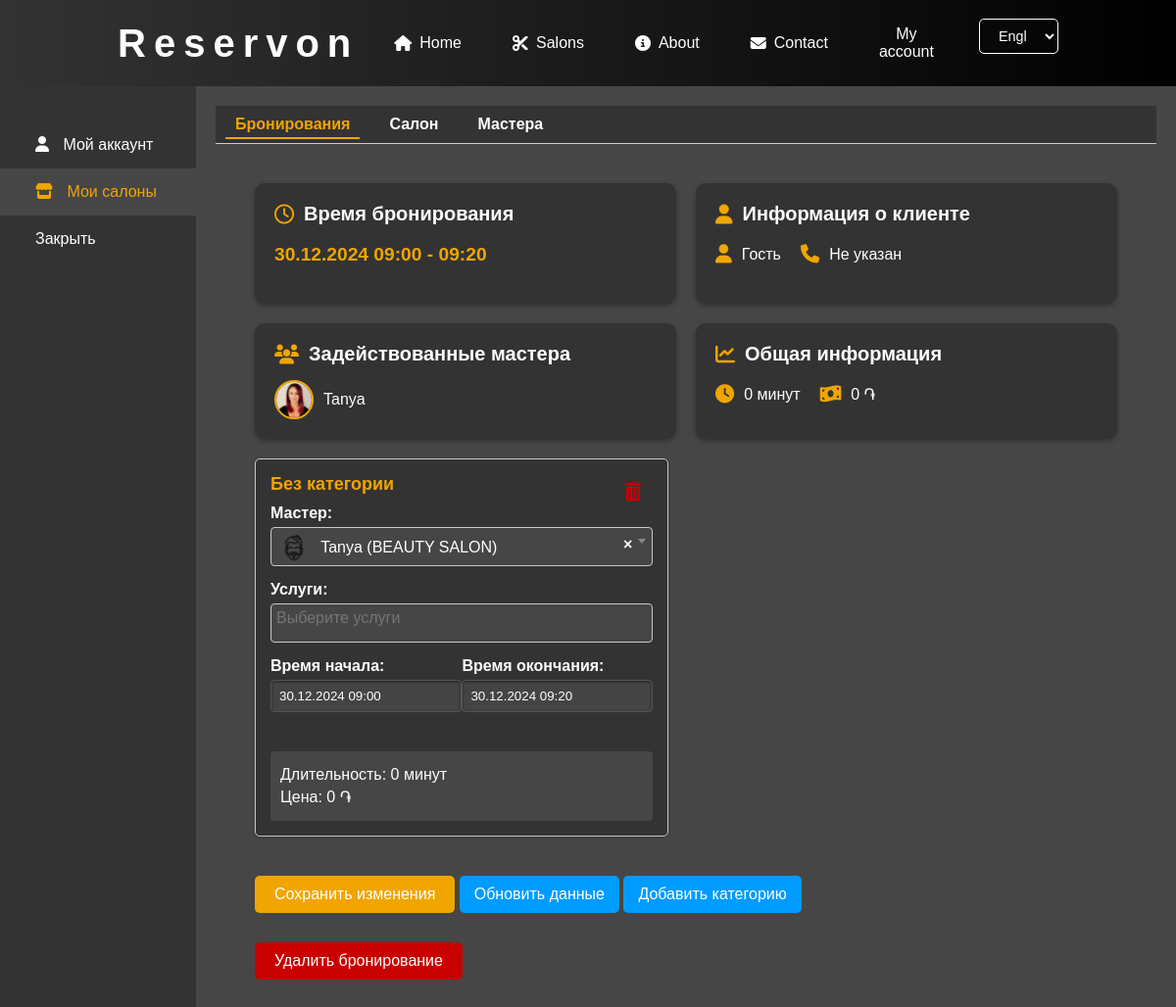
Screenshot of /user-account/bookings/edit/155/ (signed in) with the database file from the repository.
### salons/models.py (models this page shows, shortened)
class Appointment(models.Model):
    salon = models.ForeignKey(Salon, on_delete=models.CASCADE)
    user = models.ForeignKey(User, on_delete=models.CASCADE, null=True, blank=True)
    start_datetime = models.DateTimeField()
    end_datetime = models.DateTimeField(null=True, blank=True)
    barbers = models.ManyToManyField(
        Barber,
        through='AppointmentBarberService',
        related_name='appointments'
    )

class Barber(models.Model):
    salon = models.ForeignKey(Salon, on_delete=models.CASCADE, related_name='barbers')
    user = models.OneToOneField(User, on_delete=models.SET_NULL, null=True, blank=True)
    name = models.CharField(max_length=100)
    avatar = models.ImageField(upload_to='salons/barbers', blank=True, null=True)
    description = models.TextField(blank=True, null=True)
    categories = models.ManyToManyField(ServiceCategory, related_name='barbers')  # Add this line
    def __str__(self):
        return f"{self.name} ({self.salon.name})"
    def get_avatar_url(self):
        if self.avatar and self.avatar.url:
            return self.avatar.url
        return '/static/salons/img/default-avatar.png'

### user_account/views.py (the view)
# urls.py: path('bookings/edit/<int:booking_id>/', views.edit_booking, name='edit_booking'),
@login_required
def edit_booking(request, booking_id):
    user = request.user
    appointment = get_object_or_404(
        Appointment.objects.select_related('user__main_profile').prefetch_related('barbers', 'barber_services'),
        id=booking_id,
        salon__in=user.administered_salons.all()
    )
    salon = appointment.salon
    if appointment.user:
        customer_name = appointment.user.get_full_name() or 'Гость'
    else:
        customer_name = 'Гость'
    if appointment.user and hasattr(appointment.user, 'main_profile'):
        customer_phone = appointment.user.main_profile.phone_number or 'Не указан'
    else:
        customer_phone = 'Не указан'
    if request.method == 'POST':
        formset = AppointmentBarberServiceFormSet(request.POST, instance=appointment)
        if formset.is_valid():
            with transaction.atomic():
                formset.instance = appointment  # Устанавливаем связь формсета с appointment
                instances = formset.save(commit=False)
                for obj in formset.deleted_objects:
                    obj.delete()
                for instance in instances:
                    instance.appointment = appointment
                    instance.save()
                formset.save_m2m()
                appointment.start_datetime = appointment.barber_services.aggregate(models.Min('start_datetime'))['start_datetime__min']
                appointment.end_datetime = appointment.barber_services.aggregate(models.Max('end_datetime'))['end_datetime__max']
                appointment.save(update_fields=['start_datetime', 'end_datetime'])
                messages.success(request, 'Бронирование успешно обновлено.')
                return redirect('user_account:manage_bookings')
        else:
            messages.error(request, 'Пожалуйста, исправьте ошибки ниже.')
    else:
        formset = AppointmentBarberServiceFormSet(instance=appointment)
    category_forms = []
    total_duration = 0
    total_price = 0
    for form_instance in formset.forms:
        barber_service = form_instance.instance
        if barber_service.pk:
            services = barber_service.services.all()
        else:
            service_ids = form_instance['services'].value()
            services = Service.objects.filter(id__in=service_ids)
        total_duration_category = sum(service.duration.total_seconds() / 60 for service in services)
        total_price_category = sum(service.price for service in services)
        total_duration += total_duration_category
        total_price += total_price_category
        categories = set(service.category.name for service in services if service.category)
        category_name = ', '.join(categories) if categories else 'Без категории'
        category_forms.append({
            'form': form_instance,
            'duration': total_duration_category,
            'price': total_price_category,
            'category_name': category_name,
        })
    category_count = len(category_forms)
    context = {
        'formset': formset,
        'appointment': appointment,
        'total_duration': total_duration,
        'total_price': total_price,
        'category_count': category_count,
        'customer_name': customer_name,
        'customer_phone': customer_phone,
        'category_forms': category_forms,
        'active_menu': 'bookings',
        'active_sidebar': 'salons',
        'LANGUAGE_CODE': request.LANGUAGE_CODE,
    }
    return render(request, 'user_account/edit_booking.html', context)

### salons/models.py (called while the page is built)
    def __str__(self):
        return self.name

### user_account/templatetags/custom_filters.py (called while the page is built)
@register.filter
def format_phone(value):
    if value and len(value) == 11:
        return f"+{value[0]} ({value[1:4]}) {value[4:7]}-{value[7:9]}-{value[9:]}"
    return value

@register.filter
def phone_number_format(value):
    return re.sub(r'\D', '', value)

@register.filter(name='remove_class')
def remove_class(field, class_name):
    if field.field.widget.attrs.get('class'):
        classes = field.field.widget.attrs['class'].split()
        classes = [cls for cls in classes if cls != class_name]
        field.field.widget.attrs['class'] = ' '.join(classes)
    return field

### user_account/templates/user_account/edit_booking.html (shortened to what this page needs)
{% extends "user_account/account_base.html" %}
{% load custom_filters %}
{% load static %}
{% block page_content %}
<div class="edit-booking">
    <div class="booking-summary">
        <div>
            <div class="booking-cards-container-1">
                <div class="time-card">
                    <h3><i class="far fa-clock"></i> Время бронирования</h3>
                    <p class="booking-time">{{ appointment.start_datetime|date:'d.m.Y H:i' }} - {{ appointment.end_datetime|date:'H:i' }}</p>
                </div>
                <div class="client-info-card">
                    <h3><i class="fas fa-user"></i> Информация о клиенте</h3>
                    <div class="client-info">
                        <p>
                            <i class="fas fa-user"></i>
                            <span>{{ customer_name }}</span>
                        </p>
                        <p>
                            <i class="fas fa-phone"></i>
                            <a href="tel:{{ customer_phone|phone_number_format }}" class="phone-link">{{ customer_phone|format_phone }}</a>
                        </p>
                    </div>
                </div>
            </div>
            <div class="booking-cards-container-2">
                <div class="barbers-card">
                    <h3><i class="fas fa-users"></i> Задействованные мастера</h3>
                    <div class="barbers-row">
                        {% for barber in appointment.barbers.all %}
                            <div class="barber-item">
                                <img src="{{ barber.get_avatar_url }}" alt="{{ barber.name }}" class="barber-avatar-summary" />
                                <span class="barber-name">{{ barber.name }}</span>
                            </div>
                        {% empty %}
                            <p>Нет задействованных мастеров</p>
                        {% endfor %}
                    </div>
                </div>
                <div class="price-duration-card">
                    <h3><i class="fas fa-chart-line"></i> Общая информация</h3>
                    <div class="booking-info">
                        <p>
                            <i class="fas fa-clock"></i>
                            <span id="total-duration">{{ total_duration|floatformat:0 }} минут</span>
                        </p>
                        <p>
                            <i class="fas fa-money-bill-wave"></i>
                            <span id="total-price">{{ total_price|floatformat:0 }} ֏</span>
                        </p>
                    </div>
                </div>
            </div>
        </div>
    </div>
    <form method="post" id="booking-form">
        <div id="formset-container">
            {% for category in category_forms %}
                <div class="barber-service-form" data-duration="{{ category.duration }}" data-price="{{ category.price }}">
                    <button type="button" class="remove-form-button"><i class="fas fa-trash-alt"></i></button>
                    <h3>{{ category.category_name }}</h3>
                    <div class="form-group{% if category.form.barber.errors %} has-error{% endif %}">
                        <label>Мастер:</label>
                    </div>
                    <div class="form-group{% if category.form.services.errors %} has-error{% endif %}">
                        <label>Услуги:</label>
                    </div>
                    <div class="time-group">
                        <div class="form-group{% if category.form.start_datetime.errors %} has-error{% endif %}">
                            <label>Время начала:</label>
                            {{ category.form.start_datetime }}
                        </div>
                        <div class="form-group{% if category.form.end_datetime.errors %} has-error{% endif %}">
                            <label>Время окончания:</label>
                            {{ category.form.end_datetime }}
                        </div>
                    </div>
                    <div class="category-summary">
                        <p class="duration">Длительность: {{ category.duration|floatformat:0 }} минут</p>
                        <p class="price">Цена: {{ category.price|floatformat:0 }} ֏</p>
                    </div>
                </div>
            {% endfor %}
        </div>
        <button type="submit" class="submit-button">Сохранить изменения</button>
        <button type="button" id="refresh-data-button">Обновить данные</button>
        <button type="button" id="add-form-button">Добавить категорию</button>
    </form>
    <form method="post" action="{% url 'user_account:delete_booking' appointment.id %}" id="delete-booking-form">
        <button type="submit" class="delete-button">Удалить бронирование</button>
    </form>
</div>
{% endblock %}

### main/static/main/css/main.css (style rules this page uses)
body { background-color: #000; color: #fff; font-family: 'Helvetica Neue', Helvetica, Arial, sans-serif; margin: 0; padding: 0; }
* { box-sizing: border-box; }

### user_account/static/user_account/css/manage_bookings.css (style rules this page uses)
.booking-time { font-size: 1.2em; font-weight: bold; color: rgb(240, 165, 0); }
.booking-info p { display: flex; align-items: center; margin: 5px 0; }
.booking-info i { color: rgb(240, 165, 0); margin-right: 10px; font-size: 1.2em; }
.booking-info span { font-size: 1em; color: white; }

### user_account/static/user_account/css/unified.css (style rules this page uses)
body { background-color: #333; color: #fff; font-family: 'Arial', sans-serif; margin: 0; padding: 0; }
h1, h2, h3, h4 { color: #fff; margin-bottom: 15px; }
a { color: rgb(240,165,0); text-decoration: none; }
button, .btn, input[type="submit"] { background-color: rgb(240,165,0); border: none; border-radius: 4px; color: #fff; padding: 8px 12px; cursor: pointer; font-size: 1rem; transition: background-color 0.3s; margin-bottom: 10px; }
input[type="text"], input[type="file"], textarea, select { background-color: #444; color: #fff; border: 1px solid #555; border-radius: 4px; padding: 10px; width: 100%; margin-bottom: 15px; transition: border-color 0.3s, box-shadow 0.3s; box-shadow: inset 0 1px 3px rgba(0,0,0,0.5); }
label { font-weight: bold; margin-bottom: 5px; display: block; }
.form-group input, .form-group select, .form-group textarea { background-color: #444; border: 1px solid #555; color: #fff; padding: 8px; width: 100%; border-radius: 4px; }
.form-group label { margin-bottom: 5px; display: block; }

### rows the page displays
Appointment: start_datetime "30.12.2024 09:00", end_datetime "09:20"
Barber: get_avatar_url (picture), name "Tanya"

### other values shown
{{ customer_name }} "Гость"
{{ customer_phone|format_phone }} "Не указан"
{{ total_duration|floatformat:0 }} "0"
{{ total_price|floatformat:0 }} "0"
{{ category.category_name }} "Без категории"
{{ category.duration|floatformat:0 }} "0"
{{ category.price|floatformat:0 }} "0"
form field language "English"
